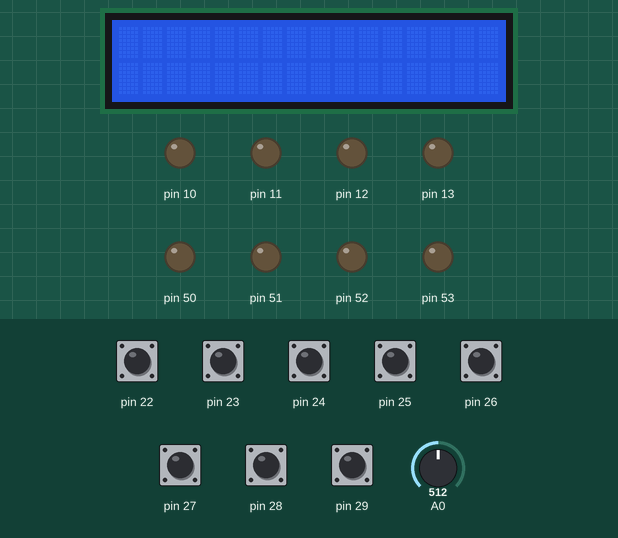
Recording of a sketch running on a simulated Arduino Mega 2560, built with avr-gcc and run on an emulated ATmega2560. Parts: 16×2 character LCD, output pins drawn as LEDs (lit = HIGH). The test bench sets the inputs (shaded band); at power-on: pin 22–29 HIGH, A0 = 512. What the sketch prints to the serial monitor is not drawn.

Above: at 1.2 s.
1.3 s: pin 24 pulled LOW for 0.15 s
At 2.4 s:
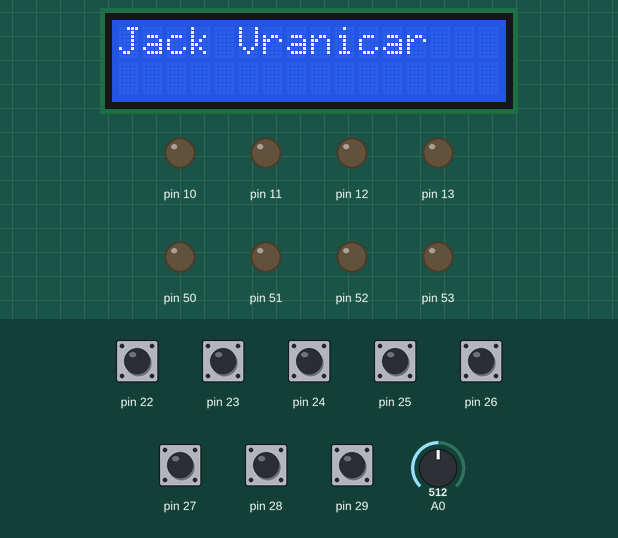
2.9 s: pin 23 pulled LOW for 1 s
At 3.3 s:
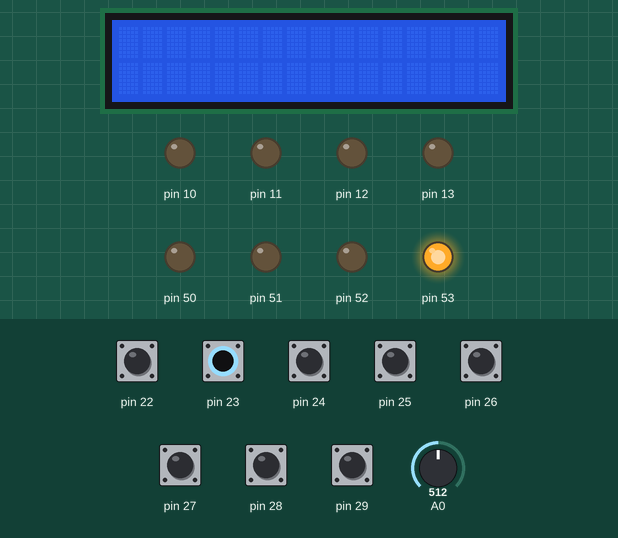
5.4 s: pin 25 pulled LOW for 0.15 s
At 6.4 s:
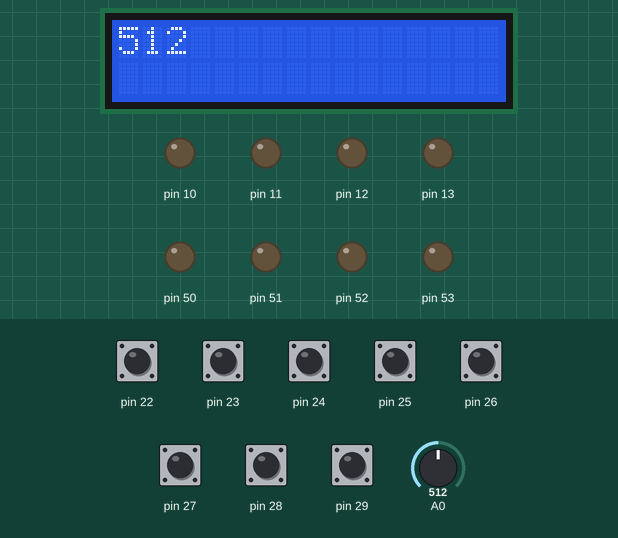
7.0 s: pin 24 pulled LOW for 1 s
At 7.9 s:
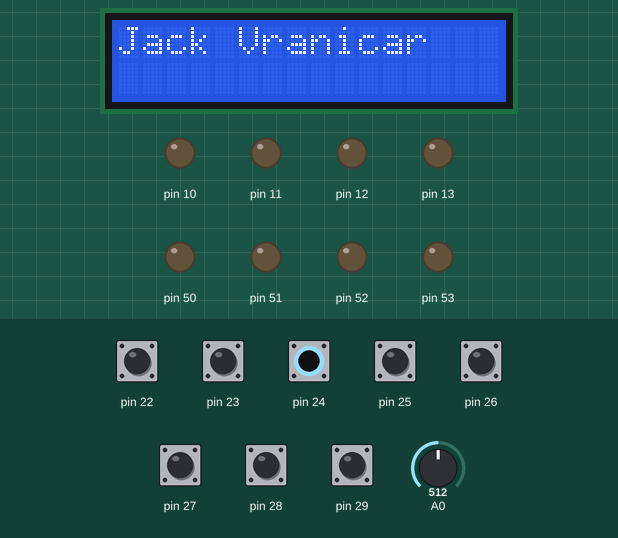
9.5 s: pin 22 pulled LOW for 0.15 s
At 10.8 s:
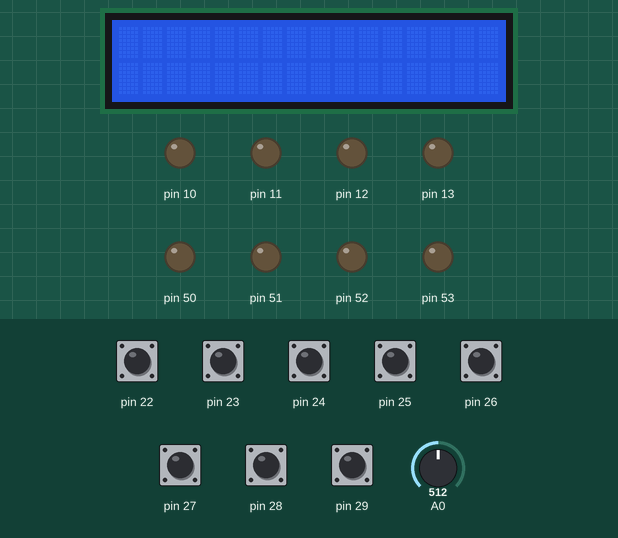
11.1 s: pin 24 driven LOW and pin 25 driven LOW
At 12.4 s:
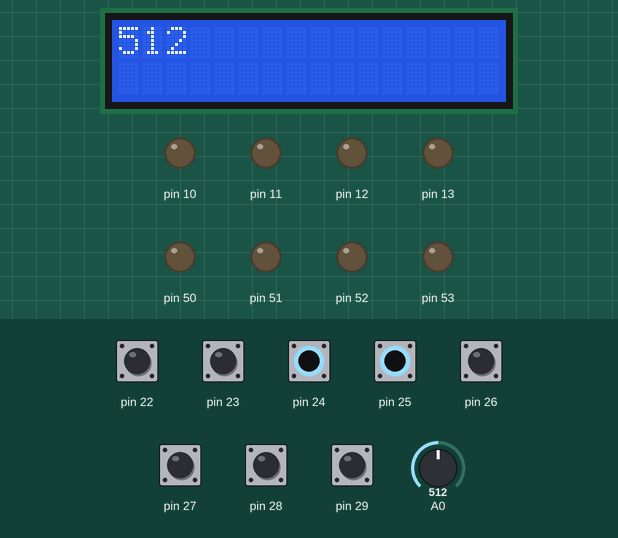
Timing chart, 0 to 14.1 s (numbered marks = the images above; inputs shaded):
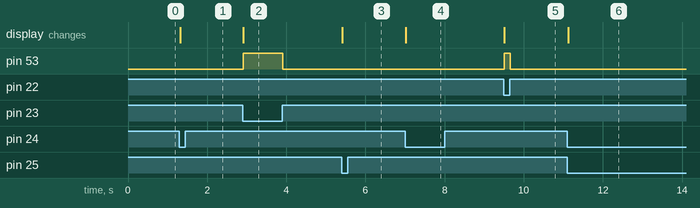

Measured:
- after the input at 1.3 s, the display: changes at once (image 1)
- after the input at 2.9 s, pin 53: LOW → HIGH at once, → LOW 1.0 s later; the display: changes at once (image 2)
- after the input at 5.4 s, the display: changes at once (image 3)
- after the input at 7.0 s, the display: changes at once (image 4)
- after the input at 9.5 s, pin 53: LOW → HIGH at once, → LOW 0.14 s later; the display: changes at once (image 5)
- after the input at 11.1 s, the display: changes at once (image 6)

The sketch:

Lab1.ino
```cpp
#include <LiquidCrystal_I2C.h>
LiquidCrystal_I2C lcd(0x27, 16, 2);

int potval;
int Switch2 = 0;
int Switch3 = 0;
int Switch4 = 0;
int Switch5 = 0;

void setup() {
  // put your setup code here, to run once:
  DDRA = 0;
  PORTA = 0xff;

  DDRB = 0xFF;
  PORTB = 0;
  lcd.init();
  lcd.backlight();
  Serial.begin(9600);
}

void loop() {
  // put your main code here, to run repeatedly:
  Switch2 = !(PINA & 0b1);
  Switch3 = !((PINA & 0b10) >> 1);
  Switch4 = !((PINA & 0b100) >> 2);
  Switch5 = !((PINA & 0b1000) >> 3);
  Serial.println(PINA & 0b10);
  potval = analogRead(A0);

  if (Switch2) {
    lcd.clear();
    PORTB = 1;
  }

  else if (!Switch2)
    PORTB = 0;

  if (Switch3) {
    lcd.clear();
    PORTB = 1;
    delay(500);
    PORTB = 0;
  }

  if (Switch4) {
    lcd.clear();
    lcd.print("Jack Vranicar");
  }

  if (Switch5) {
    lcd.clear();
    lcd.print(potval);
  }
}
```
